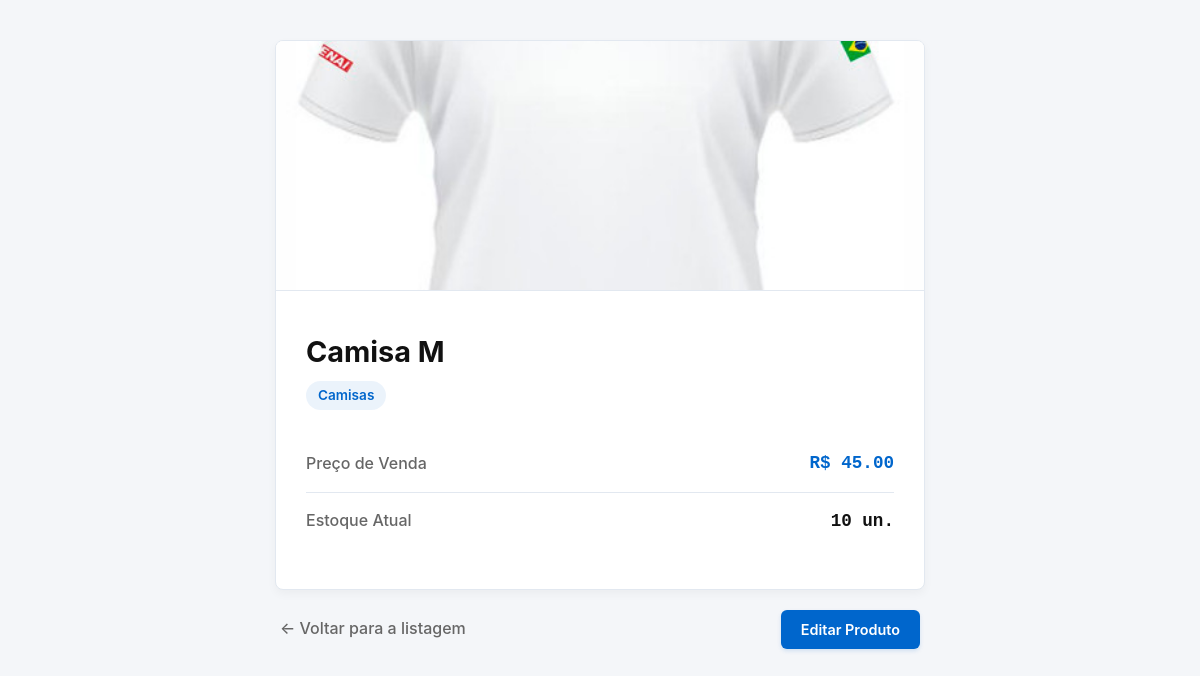
The app's page /produtos/1 (signed in), older data.
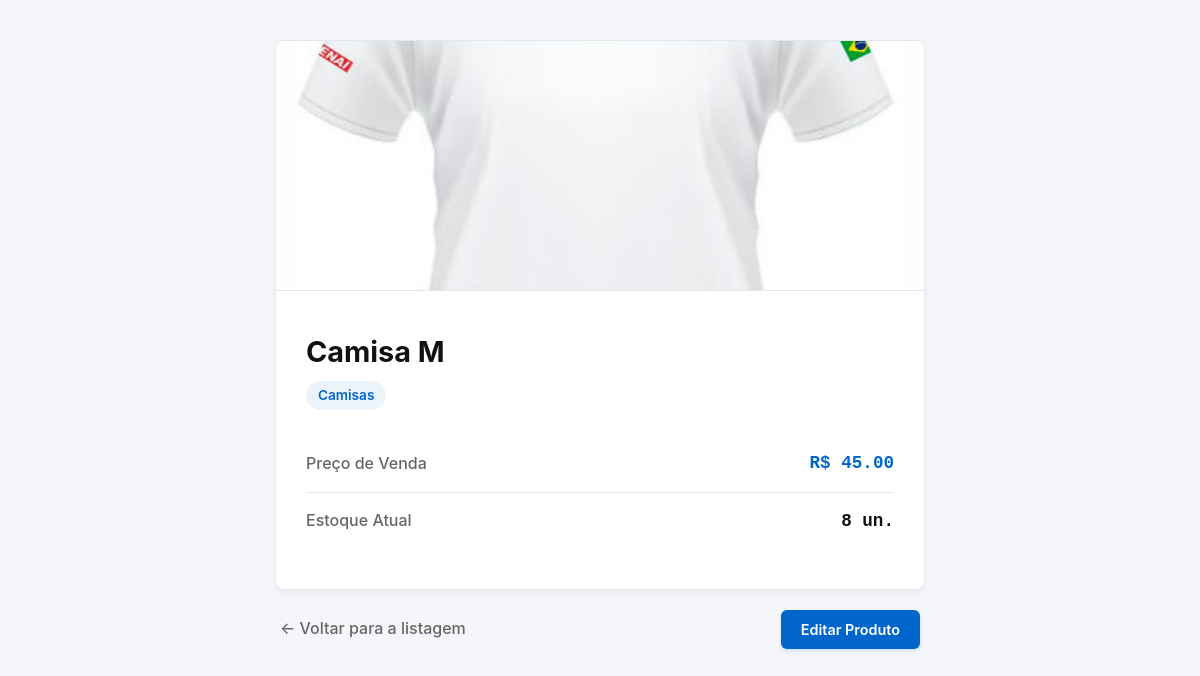
The same page, newer data.
### app/models/produto.py (models this page shows, shortened)
class Produto(Base):
    __tablename__ = "produtos"
    id = Column(Integer, primary_key=True, autoincrement=True, index=True)
    nome = Column(String(150), nullable=False, index=True)
    preco = Column(Float, nullable=False, default=0.0)
    estoque_atual = Column(Integer, nullable=False, default=0)
    ativo = Column(Boolean, default=True)
    imagem_path = Column(String(255), nullable=True)
    categoria_id = Column(Integer, ForeignKey("categorias.id", ondelete="SET NULL"), nullable=True)
    categoria = relationship("Categoria", back_populates="produtos")

### app/controllers/produto_controller.py (the view)
@router.get("/{produto_id}")
def detalhe_produto(
    produto_id: int,
    request: Request,
    db: Session = Depends(get_db),
    usuario = Depends(get_usuario_logado)
):
    produto = db.query(Produto).filter(
        Produto.id == produto_id,
        Produto.ativo == True
    ).first()
    if not produto:
        return RedirectResponse(url="/produtos", status_code=302)
    return templates.TemplateResponse(
        request,
        "produtos/detalhe.html",
        {"request": request, "usuario": usuario, "produto": produto}
    )

### app/templates/produtos/detalhe.html (shortened to what this page needs)
<!DOCTYPE html>
<html lang="pt-br">
<head>
</head>
<body>
    <div class="container">
        <article class="produto-card">
            <img src="{{ produto.imagem_url }}" alt="{{ produto.nome }}" class="produto-header-img">
            <div class="produto-conteudo">
                <h1>{{ produto.nome }}</h1>
                <span class="categoria-badge">
                    {{ produto.categoria.nome if produto.categoria else "Sem categoria" }}
                </span>
                <table>
                    <tbody>
                        <tr>
                            <td><strong>Preço de Venda</strong></td>
                            <td class="valor-destaque valor-preco" style="text-align: right;">
                                R$ {{ "%.2f"|format(produto.preco) }}
                            </td>
                        </tr>
                        <tr>
                            <td><strong>Estoque Atual</strong></td>
                            <td class="valor-destaque" style="text-align: right; color: #111;">
                                {{ produto.estoque_atual }} un.
                            </td>
                        </tr>
                    </tbody>
                </table>
            </div>
        </article>
        <div class="acoes-container">
            <a href="/produtos">← Voltar para a listagem</a>
            {% if usuario.role == 'admin' %}
                <a href="/produtos/{{ produto.id }}/editar" class="btn-editar">Editar Produto</a>
            {% endif %}
        </div>
    </div>
</body>
</html>

Row changes from the older to the newer data that the page shows:
changed Produto "Camisa M": estoque_atual "10" → "8"
